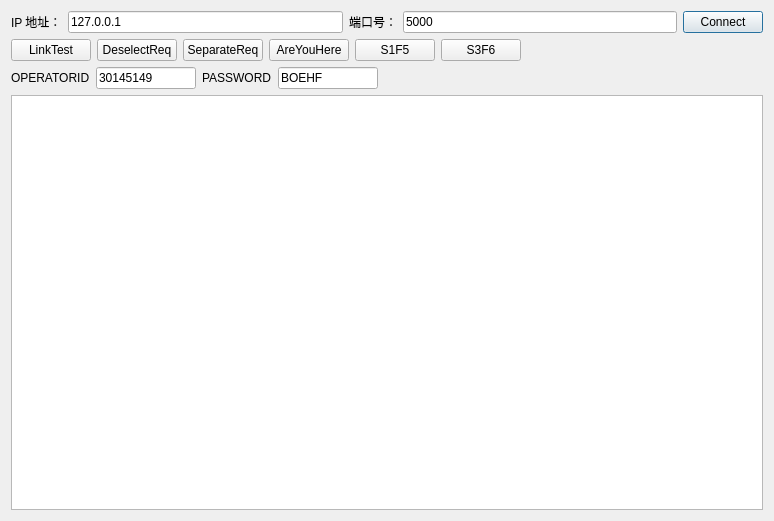
<?xml version="1.0" encoding="UTF-8"?>
<ui version="4.0">
 <class>Dialog</class>
 <widget class="QDialog" name="Dialog">
  <property name="geometry">
   <rect>
    <x>0</x>
    <y>0</y>
    <width>774</width>
    <height>521</height>
   </rect>
  </property>
  <property name="windowTitle">
   <string>Dialog</string>
  </property>
  <layout class="QVBoxLayout" name="verticalLayout">
   <item>
    <layout class="QHBoxLayout" name="horizontalLayout">
     <item>
      <widget class="QLabel" name="label">
       <property name="text">
        <string>IP 地址：</string>
       </property>
      </widget>
     </item>
     <item>
      <widget class="QLineEdit" name="lineEditIP">
       <property name="text">
        <string>127.0.0.1</string>
       </property>
      </widget>
     </item>
     <item>
      <widget class="QLabel" name="label_2">
       <property name="text">
        <string>端口号：</string>
       </property>
      </widget>
     </item>
     <item>
      <widget class="QLineEdit" name="lineEditPort">
       <property name="text">
        <string>5000</string>
       </property>
      </widget>
     </item>
     <item>
      <widget class="QPushButton" name="pushButtonConnect">
       <property name="text">
        <string>Connect</string>
       </property>
      </widget>
     </item>
    </layout>
   </item>
   <item>
    <layout class="QHBoxLayout" name="horizontalLayout_3">
     <item>
      <widget class="QPushButton" name="pushButtonLinkTest">
       <property name="text">
        <string>LinkTest</string>
       </property>
      </widget>
     </item>
     <item>
      <widget class="QPushButton" name="pushButtonDeselectReq">
       <property name="text">
        <string>DeselectReq</string>
       </property>
      </widget>
     </item>
     <item>
      <widget class="QPushButton" name="pushButtonSeparateReq">
       <property name="text">
        <string>SeparateReq</string>
       </property>
      </widget>
     </item>
     <item>
      <widget class="QPushButton" name="pushButtonS1F1">
       <property name="text">
        <string>AreYouHere</string>
       </property>
      </widget>
     </item>
     <item>
      <widget class="QPushButton" name="pushButtonS1F5">
       <property name="text">
        <string>S1F5</string>
       </property>
      </widget>
     </item>
     <item>
      <widget class="QPushButton" name="pushButtonS3F6">
       <property name="text">
        <string>S3F6</string>
       </property>
      </widget>
     </item>
     <item>
      <spacer name="horizontalSpacer">
       <property name="orientation">
        <enum>Qt::Horizontal</enum>
       </property>
       <property name="sizeHint" stdset="0">
        <size>
         <width>40</width>
         <height>20</height>
        </size>
       </property>
      </spacer>
     </item>
    </layout>
   </item>
   <item>
    <layout class="QHBoxLayout" name="horizontalLayout_2">
     <item>
      <widget class="QLabel" name="label_4">
       <property name="text">
        <string>OPERATORID</string>
       </property>
      </widget>
     </item>
     <item>
      <widget class="QLineEdit" name="lineEditOPERATORID">
       <property name="maximumSize">
        <size>
         <width>100</width>
         <height>16777215</height>
        </size>
       </property>
       <property name="text">
        <string>30145149</string>
       </property>
      </widget>
     </item>
     <item>
      <widget class="QLabel" name="label_5">
       <property name="text">
        <string>PASSWORD</string>
       </property>
      </widget>
     </item>
     <item>
      <widget class="QLineEdit" name="lineEditPASSWORD">
       <property name="maximumSize">
        <size>
         <width>100</width>
         <height>16777215</height>
        </size>
       </property>
       <property name="text">
        <string>BOEHF</string>
       </property>
      </widget>
     </item>
     <item>
      <spacer name="horizontalSpacer_2">
       <property name="orientation">
        <enum>Qt::Horizontal</enum>
       </property>
       <property name="sizeHint" stdset="0">
        <size>
         <width>40</width>
         <height>20</height>
        </size>
       </property>
      </spacer>
     </item>
    </layout>
   </item>
   <item>
    <widget class="QTextEdit" name="textEditLog"/>
   </item>
  </layout>
 </widget>
 <layoutdefault spacing="6" margin="11"/>
 <resources/>
 <connections/>
</ui>
